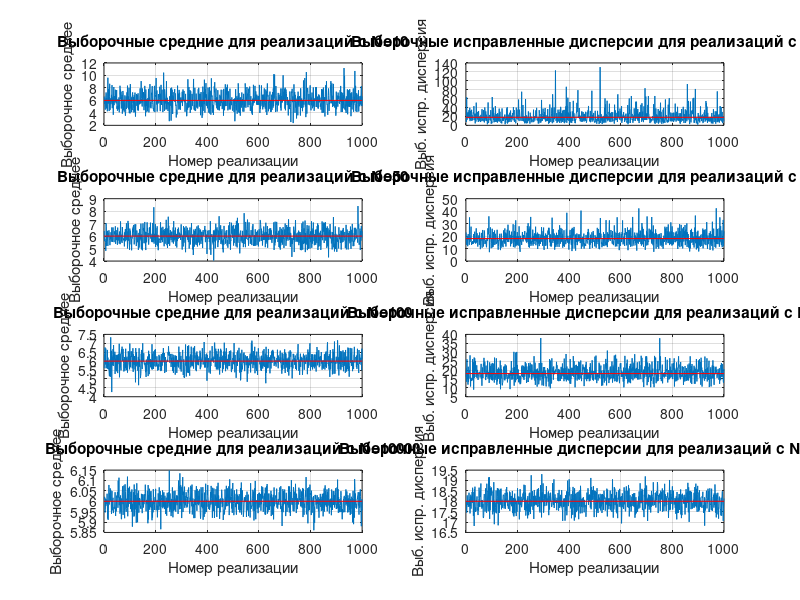
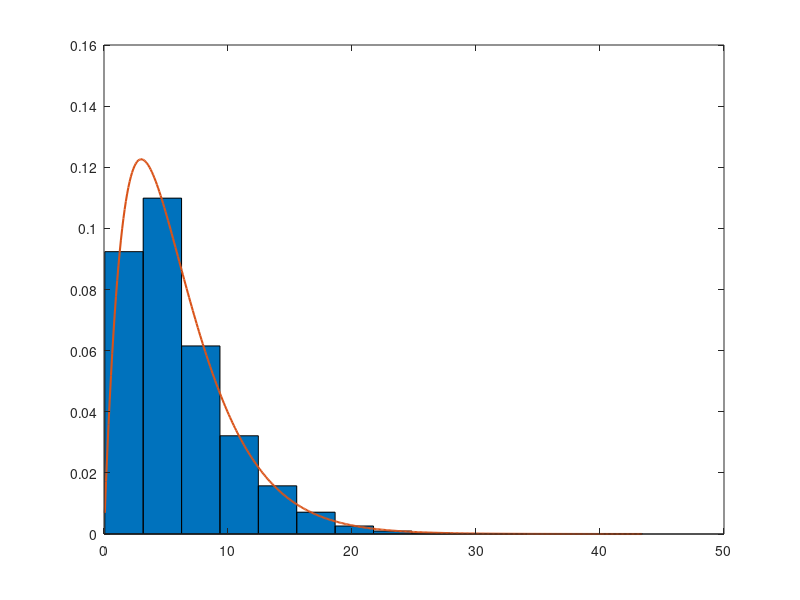

These charts were generated, in order, by the following MATLAB code:
% Гамма распределение a=2 b=3

% 1
% В соответствии с номером варианта, используя генератор псевдослучайных
% чисел, генерировать выборку из заданного непрерывного распределения
% объемом N=10000 с заданными для вашего распределения параметрами

N = 10000;  % Объем выборки
v = gamrnd(2, 3, 1, N);  % Создание вектора длинной N с числами из гамма распределения где a = 2 и b = 3

% 2
% 2.1 С помощью стандартных функций, содержащихся в математическом пакете,
% получить минимальное и максимальное значения выборки, выборочное среднее,
% выборочную дисперсию (исправленную и неисправленную), выборочное
% среднеквадратичное отклонение для исправленной дисперсии

vMin = min(v);  % Получение минимального значения выборки
vMax = max(v);  % Получение максимального значения выборки
vMean = mean(v);  % Получение выборочного среднего
vVar = var(v);  % Получение неисправленной дисперсии выборки
vCorVar = (N / (N - 1)) * vVar;  % Получение исправленной дисперсии выборки
vStd = sqrt(vCorVar);  % Получение среднеквадратичного отклонения исправленной дисперсии

% 2.2 Для заданного теоретического распределения, из которого генерируете
% выборку, письменно в тетради провести расчет математического ожидания и
% дисперсии. Сравнить полученные теоретические результаты с выборочным
% средним и исправленной выборочной дисперсией. Сделать выводы

disp(['Среднее значение: ' num2str(vMean)]);  % Вывод среднего значение
disp(['Относительная погрешность: ' num2str(abs(vMean - 6)/6) '%'])
disp(['Исправленная дисперсия: ' num2str(vCorVar)]);  % Вывод исправленной дисперсии
disp(['Относительная погрешность: ' num2str(abs(vCorVar - 18)/18) '%'])

% Теоретическое вычисление среднего значение дало: 6 (a * b)
% Теоретическое вычисление дисперсии генеральной выборки дало: 18 (a * b^2)

% Вывод: Программа считает значение среднего и дисперсии относительно
% точно и после теста не выдала значение с погрешностью больше 0.5 для
% дисперсии или 0.01 для среднего. 

% 2.3 Проанализировать поведение выборочного среднего и исправленной
% выборочной дисперсии в зависимости от объема выборки. Для этого получить
% следующие графические зависимости:
% Генерировать 1000 выборочных реализаций объемом N = 10. Для каждой из них
% посчитать выборочное среднее и исправленную выборочную дисперсию.
% Построить график зависимости выборочного среднего от номера реализации и
% график зависимости исправленной выборочной дисперсии от номера
% реализации. На первый из них также нанести значение математического
% ожидания, а на второй значение дисперсии, посчитанные по теоретическим
% формулам.

% Далее проделать все то же самое для N = 50, 100, 10000
% Проанализировать полученные графические зависимости и сделать выводы.

figure;  % Создание экрана
nums = [10, 50, 100, 10000];  % Варианты N  

for i = 0:3  % Делаем 4 слоя графиков через for
    en = gamrnd(2, 3, nums(i + 1), 1000);  % Генерируем матрицу из выборок
    evMean = mean(en);  % считаем среднее для всех выборок
    evCorVar = (nums(i + 1) / (nums(i + 1) - 1)) * var(en);  % считаем исправленную дисперсию для всех выборок
    
    subplot(4, 2, i * 2 + 1);  % Выбираем субплоскость
    plot(evMean);  % Создаем ломаную из точек. (x автоматически от 1 до 1000)
    grid on;  % Включаем сетку для наглядности
    title(['Выборочные средние для реализаций с N=' num2str(nums(i + 1))]);  % Подписываем график
    xlabel("Номер реализации");  % Подписываем ось x 
    ylabel("Выборочное среднее");    % Подписываем ось y
    line([0 1000], [6 6], "color", "red");  % Рисуем линию для наглядности разности точек на плоскости с ожидаемым значением
    
    subplot(4, 2, i * 2 + 2);  % Далее аналогично
    plot(evCorVar);
    grid on;
    title(['Выборочные исправленные дисперсии для реализаций с N=' num2str(nums(i + 1))]);
    xlabel("Номер реализации");
    ylabel("Выб. испр. дисперсия");
    line([0 1000], [18 18], "color", "red");
end

clear en;  % Очищаем память
clear evMean;
clear evCorvar;

% Вывод: Чем больше значений в выборке, тем меньше расстояние до среднего
% значения и исправленной дисперсии вычисленных на генеральной выборке

% 2.4 Найти среднее от выборочного среднего и среднее от исправленной
% выборочной дисперсии по 1000 штук выборочных реализаций объемом 10000.
% Сравнить полученные значения с математическим ожиданием и дисперсией того
% распределения, из которого выборка генерировалась.

ev = gamrnd(2, 3, 10000, 1000);  % Создаем матрицу из выборок
eMean = mean(mean(ev));  % Считаем среднее значение средних значений
eVar = mean(10000 / 9999 * var(ev));  % Считаем среднее значение исправленных дисперсий
disp(['Среднее значение: ' num2str(eMean)]);  % Вывод среднего значение
disp(['Относительная погрешность (в сравнении с значением первой выборки): ' num2str(abs(eMean - vMean)/eMean) '%'])
disp(['Исправленная дисперсия: ' num2str(eVar)]);  % Вывод исправленной дисперсии
disp(['Относительная погрешность (в сравнении с значением первой выборки): ' num2str(abs(eVar - vCorVar)/eVar) '%'])

clear ev;
clear eMean;
clear eVar;
clear evCorVar;

% 3 Расчет гистограммы относительных частот
% A) Найти минимальное xmin и максимальное xmax значение в выборке, разбить
% диапазон от минимального до максимального значения на определенное
% количество интервалов группировки r, которое можно расчитать по формуле
% Стерджесса

xmin = vMin;
xmax = vMax;
clear vMin;
clear vMax;
r = ceil(1 + 3.222 * log10(N));

% Б) Найти ширину каждого интервала группировки, как h = (xmax - xmin)/r.
% Всего таких интервалов будет r.

h = (xmax - xmin) / r;

% В) Получить массив границ z интервалов группировки, охватив всю область
% от максимального, до минимального значения в выборке. Всего таких границ
% будет r + 1

vSort = sort(v);  % сортируем выборку
z = zeros(1, r + 1);  % создаем массив с r + 1 элементами
for i = 1:r + 1  % Заполняем его границами
   z(i) = xmin + h * (i - 1); 
end

%  Г) Посчитать количество ui выборочных значений, попавших в каждый из
%  интервалов группировки

vCount = zeros(1, r);  % Делаем вектор с количеством элементов в каждой группе выборки
k = 1;  % Номер интервала
for i = vSort  % Проходим по каждому элементу
    while (k + 1 ~= r + 1 && i > z(k + 1))  % Корректирование номера интервала
       k = k + 1;
    end
    vCount(k) = vCount(k) + 1;  
end

%  Д) Построить гистограмму относительных частот, отложив по оси абсцисс
%  границы интервалов группировки zi, а по оси ординат значения ui/(h * n),
%  где n - объем выборки. Получится стобчатая фигура. Нанести на один и тот
%  же график плотность вероятности того теоретического распределения, из
%  которого генерируется выборки. Сравнить и сделать выводы.

centers = zeros(1, r);  % Вычисляем координаты центров
for i = 1:r
    centers(i) = xmin + h / 2 + h * (i - 1);
end

nvCount = zeros(1, r);

for i = 1:r  % Нормируем длины столбцов гистограммы
    nvCount(i) = vCount(i) / (h * N);
end

figure;  % Создаем новое окно
bar(centers, nvCount, 1);  % Отрисовываем столбцы гистограммы (1 - ширина столбца в процентах)
hold on;
x = xmin:0.1:xmax;
plot(x, gampdf(x, 2, 3), 'LineWidth', 1.5);  % Отрисовка функции распределения

% Вывод: Гистограмма в основном размещается под графиком функции
% распределения, практически повторяя ее форму.

% 4. Выполнить расчет выборочного среднего и выборочной дисперсии по
% группированным данным (использовать группированные данные, полученные при
% расчете гистограммы) и сравнить их со значениями выборочных
% характеристик, полученными в пункте 2 и сделать выводы.

mMean = 0;
mVar = 0;

for i = 1:r  % Расчет среднего значения группированной выборки
    mMean = mMean + (centers(i) * vCount(i)) / N;
end

for i = 1:r  % Расчет дисперсии группированной выборки
    mVar = mVar + (centers(i)^2 * vCount(i)) / N;
end
mVar = mVar - mMean^2;

disp(['Среднее значение: ' num2str(mMean)]);  % Вывод среднего значение
disp(['Относительная погрешность: ' num2str(abs(mMean - vMean)/vMean) '%'])
disp(['Исправленная дисперсия: ' num2str(mVar)]);  % Вывод исправленной дисперсии
disp(['Относительная погрешность: ' num2str(abs(mVar - vVar)/vVar) '%'])

% 5 Расчет эмпирической функции распределения
% Выполнить расчет эмпирической функции распределения для группированных
% данных (использовать результаты, полученные при расчете гистограммы) и
% негруппированных данных. Построить на одних осях две эти функции. Также,
% необходимо расчитать и построить вместе с этими эмпирическими функциями
% распределения график теоретической функции того распределения, из
% которого выборка генерировалась с задаными в условиях параметрами.
% Сравнить теоретическую функцию распределения и эмпирические функции по
% группированным и негруппированны данным. Сделать выводы.
